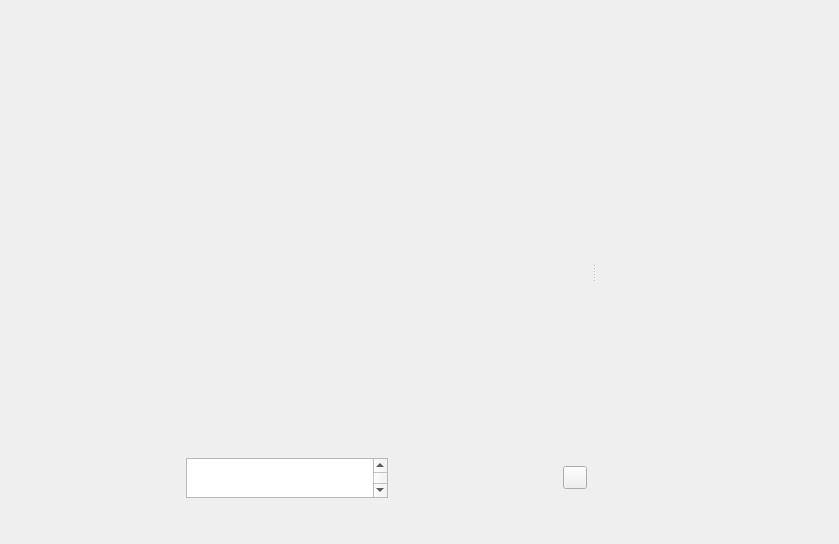
<?xml version="1.0" encoding="UTF-8"?>
<ui version="4.0">
 <class>VideoInterface</class>
 <widget class="QWidget" name="VideoInterface">
  <property name="geometry">
   <rect>
    <x>0</x>
    <y>0</y>
    <width>839</width>
    <height>544</height>
   </rect>
  </property>
  <property name="contextMenuPolicy">
   <enum>Qt::CustomContextMenu</enum>
  </property>
  <property name="windowTitle">
   <string>Form</string>
  </property>
  <layout class="QGridLayout" name="gridLayout_2">
   <item row="0" column="0">
    <widget class="QSplitter" name="splitter">
     <property name="orientation">
      <enum>Qt::Horizontal</enum>
     </property>
     <widget class="QWidget" name="">
      <layout class="QVBoxLayout" name="verticalLayout" stretch="8,0">
       <item>
        <widget class="CVideoWidget" name="video_widget" native="true">
         <property name="minimumSize">
          <size>
           <width>500</width>
           <height>0</height>
          </size>
         </property>
         <property name="contextMenuPolicy">
          <enum>Qt::ActionsContextMenu</enum>
         </property>
        </widget>
       </item>
       <item>
        <widget class="QWidget" name="subtitle_widget" native="true">
         <layout class="QGridLayout" name="gridLayout">
          <property name="leftMargin">
           <number>5</number>
          </property>
          <property name="topMargin">
           <number>5</number>
          </property>
          <property name="rightMargin">
           <number>5</number>
          </property>
          <property name="bottomMargin">
           <number>5</number>
          </property>
          <item row="0" column="0">
           <layout class="QHBoxLayout" name="horizontalLayout_3">
            <item>
             <layout class="QHBoxLayout" name="horizontalLayout">
              <item>
               <spacer name="horizontalSpacer">
                <property name="orientation">
                 <enum>Qt::Horizontal</enum>
                </property>
                <property name="sizeHint" stdset="0">
                 <size>
                  <width>40</width>
                  <height>20</height>
                 </size>
                </property>
               </spacer>
              </item>
              <item>
               <layout class="QHBoxLayout" name="horizontalLayout_2"/>
              </item>
              <item>
               <widget class="CSubtitleLabel" name="subtitel_browser">
                <property name="sizePolicy">
                 <sizepolicy hsizetype="Preferred" vsizetype="Minimum">
                  <horstretch>0</horstretch>
                  <verstretch>0</verstretch>
                 </sizepolicy>
                </property>
                <property name="minimumSize">
                 <size>
                  <width>0</width>
                  <height>40</height>
                 </size>
                </property>
                <property name="maximumSize">
                 <size>
                  <width>16777215</width>
                  <height>42</height>
                 </size>
                </property>
                <property name="font">
                 <font>
                  <pointsize>20</pointsize>
                 </font>
                </property>
                <property name="contextMenuPolicy">
                 <enum>Qt::DefaultContextMenu</enum>
                </property>
                <property name="acceptDrops">
                 <bool>false</bool>
                </property>
                <property name="sizeAdjustPolicy">
                 <enum>QAbstractScrollArea::AdjustToContents</enum>
                </property>
                <property name="lineWrapMode">
                 <enum>QTextEdit::NoWrap</enum>
                </property>
                <property name="textInteractionFlags">
                 <set>Qt::NoTextInteraction</set>
                </property>
               </widget>
              </item>
              <item>
               <spacer name="horizontalSpacer_2">
                <property name="orientation">
                 <enum>Qt::Horizontal</enum>
                </property>
                <property name="sizeHint" stdset="0">
                 <size>
                  <width>40</width>
                  <height>20</height>
                 </size>
                </property>
               </spacer>
              </item>
             </layout>
            </item>
            <item>
             <widget class="TransparentToolButton" name="parse_button">
              <property name="text">
               <string/>
              </property>
             </widget>
            </item>
           </layout>
          </item>
          <item row="1" column="0">
           <spacer name="verticalSpacer">
            <property name="orientation">
             <enum>Qt::Vertical</enum>
            </property>
            <property name="sizeType">
             <enum>QSizePolicy::Fixed</enum>
            </property>
            <property name="sizeHint" stdset="0">
             <size>
              <width>20</width>
              <height>30</height>
             </size>
            </property>
           </spacer>
          </item>
         </layout>
        </widget>
       </item>
      </layout>
     </widget>
     <widget class="CTabWidget" name="tab_widget" native="true">
      <property name="minimumSize">
       <size>
        <width>200</width>
        <height>0</height>
       </size>
      </property>
     </widget>
    </widget>
   </item>
  </layout>
 </widget>
 <customwidgets>
  <customwidget>
   <class>CVideoWidget</class>
   <extends>QWidget</extends>
   <header location="global">CustomWidgets</header>
   <container>1</container>
  </customwidget>
  <customwidget>
   <class>TransparentToolButton</class>
   <extends>QToolButton</extends>
   <header location="global">qfluentwidgets</header>
  </customwidget>
  <customwidget>
   <class>CSubtitleLabel</class>
   <extends>QTextBrowser</extends>
   <header location="global">CustomWidgets</header>
  </customwidget>
  <customwidget>
   <class>CTabWidget</class>
   <extends>QWidget</extends>
   <header location="global">CustomWidgets</header>
   <container>1</container>
  </customwidget>
 </customwidgets>
 <resources/>
 <connections/>
</ui>
